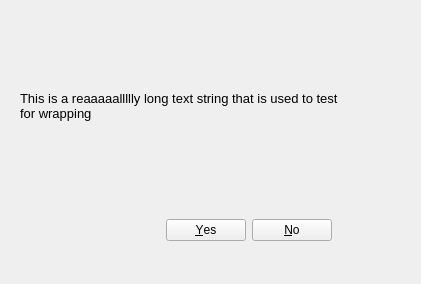
<?xml version="1.0" encoding="UTF-8"?>
<ui version="4.0">
 <class>Form</class>
 <widget class="QWidget" name="Form">
  <property name="geometry">
   <rect>
    <x>0</x>
    <y>0</y>
    <width>421</width>
    <height>284</height>
   </rect>
  </property>
  <property name="windowTitle">
   <string>Form</string>
  </property>
  <widget class="QDialogButtonBox" name="buttonBox">
   <property name="geometry">
    <rect>
     <x>60</x>
     <y>210</y>
     <width>272</width>
     <height>40</height>
    </rect>
   </property>
   <property name="standardButtons">
    <set>QDialogButtonBox::No|QDialogButtonBox::Yes</set>
   </property>
   <property name="centerButtons">
    <bool>false</bool>
   </property>
  </widget>
  <widget class="QLabel" name="label">
   <property name="geometry">
    <rect>
     <x>20</x>
     <y>30</y>
     <width>331</width>
     <height>151</height>
    </rect>
   </property>
   <property name="font">
    <font>
     <pointsize>10</pointsize>
    </font>
   </property>
   <property name="text">
    <string>This is a reaaaaallllly long text string that is used to test for wrapping</string>
   </property>
   <property name="wordWrap">
    <bool>true</bool>
   </property>
  </widget>
 </widget>
 <resources/>
 <connections/>
</ui>
